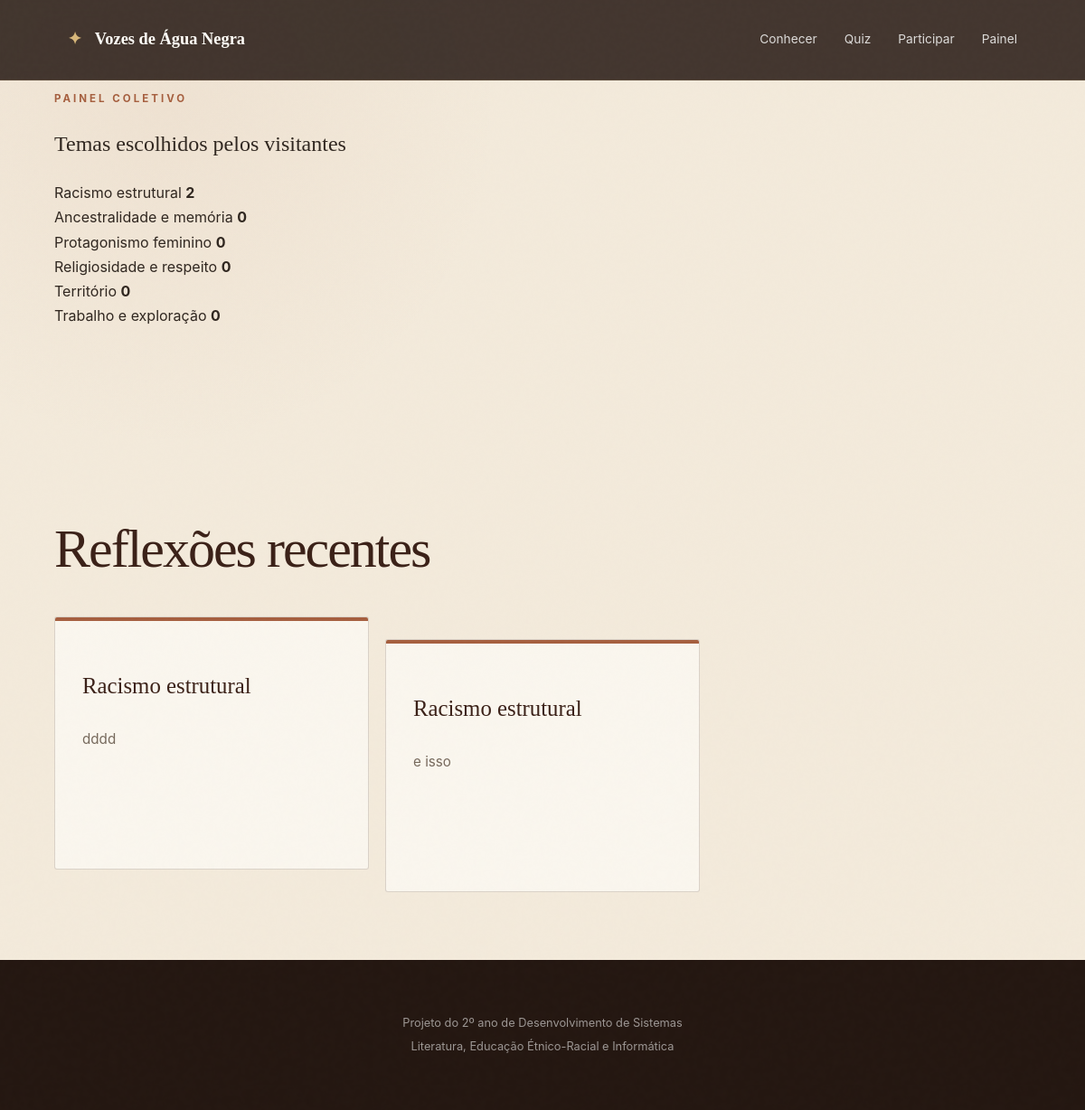
Page /painel on the committed database.
### tables this page shows
CREATE TABLE tema (
    id INTEGER PRIMARY KEY AUTOINCREMENT,
    nome TEXT NOT NULL,
    texto TEXT NOT NULL
);

CREATE TABLE voto (
    id INTEGER PRIMARY KEY AUTOINCREMENT,
    tema_id INTEGER NOT NULL,
    reflexao TEXT NOT NULL,
    criado_em TEXT DEFAULT CURRENT_TIMESTAMP,

    FOREIGN KEY (tema_id)
        REFERENCES tema(id)
);

### app.py (the view)
@app.route("/painel")
def painel():
    conexao = conectar()
    contagem = conexao.execute("""
        SELECT
            tema.nome,
            COUNT(voto.id) AS total
        FROM tema
        LEFT JOIN voto
            ON voto.tema_id = tema.id
        GROUP BY
            tema.id,
            tema.nome
        ORDER BY
            total DESC,
            tema.nome
    """).fetchall()
    reflexoes = conexao.execute("""
        SELECT
            tema.nome,
            voto.reflexao
        FROM voto
        JOIN tema
            ON tema.id = voto.tema_id
        ORDER BY voto.id DESC
        LIMIT 8
    """).fetchall()
    conexao.close()
    maior = max(
        (item["total"] for item in contagem),
        default=0
    )
    return render_template(
        "painel.html",
        contagem=contagem,
        reflexoes=reflexoes,
        maior=maior
    )

### app.py (called while the page is built)
def conectar():
    if not CAMINHO_BANCO.exists():
        raise FileNotFoundError(
            "O arquivo torto_arado.db não foi encontrado. "
            "Verifique se ele está na mesma pasta de app.py. "
            "Se ainda não foi criado, execute criar_banco.py uma vez."
        )
    conexao = sqlite3.connect(CAMINHO_BANCO)
    conexao.execute("PRAGMA foreign_keys = ON")
    conexao.row_factory = sqlite3.Row
    return conexao

### templates/painel.html (shortened to what this page needs)
{% extends "base.html" %}
{% block conteudo %}
<section class="secao">
    <span class="rotulo">
        PAINEL COLETIVO
    </span>
    <h1>
        Temas escolhidos pelos visitantes
    </h1>
    <div class="barras">
        {% for item in contagem %}
        <div class="linha-barra">
            <div class="nome-barra">
                <span>
                    {{ item["nome"] }}
                </span>
                <strong>
                    {{ item["total"] }}
                </strong>
            </div>
        </div>
        {% endfor %}
    </div>
</section>
<section class="secao">
    <h2>
        Reflexões recentes
    </h2>
    <div class="grade">
        {% for item in reflexoes %}
        <article class="cartao">
            <h3>
                {{ item["nome"] }}
            </h3>
            <p>
                {{ item["reflexao"] }}
            </p>
        </article>
        {% else %}
        <p>
            Ainda não existem respostas registradas.
        </p>
        {% endfor %}
    </div>
</section>
{% endblock %}

### static/estilo.css (style rules this page uses)
:root { --terra-profunda: #3b2118; --terra: #70402d; --barro: #a65f3f; --barro-claro: #c9825e; --folha: #485844; --folha-clara: #69745e; --palha: #d7b77a; --papel: #f3eadb; --papel-claro: #faf6ee; --papel-escuro: #e5d7c2; --texto: #302720; --texto-suave: #76695c; --branco: #fffdf8; --sombra: rgba(55, 35, 24, 0.12); --borda: rgba(74, 44, 32, 0.18); }
* { box-sizing: border-box; }
html { scroll-behavior: smooth; }
body { margin: 0; background: radial-gradient( circle at 15% 10%, rgba(166, 95, 63, 0.06), transparent 25% ), var(--papel); color: var(--texto); font-family: "Inter", "Segoe UI", Arial, sans-serif; line-height: 1.7; }
body::before { content: ""; position: fixed; inset: 0; z-index: 9999; pointer-events: none; opacity: 0.035; }
.secao { padding: 100px 0; }
h1, h2, h3 { font-family: Georgia, "Times New Roman", serif; font-weight: normal; }
h2 { margin: 15px 0 30px; color: var(--terra-profunda); font-size: clamp(2.7rem, 5vw, 5rem); line-height: 0.98; letter-spacing: -2px; }
.sobretitulo, .rotulo { display: block; color: var(--barro); font-size: 0.72rem; font-weight: bold; letter-spacing: 3px; text-transform: uppercase; }
.grade { display: grid; grid-template-columns: repeat(3, 1fr); gap: 18px; margin-top: 45px; }
.cartao { position: relative; min-height: 280px; padding: 30px; background: var(--papel-claro); border: 1px solid var(--borda); border-radius: 3px; overflow: hidden; transition: transform 0.25s ease, box-shadow 0.25s ease; }
.cartao:nth-child(2), .cartao:nth-child(5) { transform: translateY(25px); }
.cartao::before { content: ""; position: absolute; top: 0; left: 0; width: 100%; height: 4px; background: var(--barro); }
.cartao h3 { color: var(--terra-profunda); font-size: 1.55rem; }
.cartao p { color: var(--texto-suave); font-size: 0.95rem; }

### rows in the picture
tema: nome "Racismo estrutural", total "2"
tema: nome "Ancestralidade e memória", total "0"
tema: nome "Protagonismo feminino", total "0"
tema: nome "Religiosidade e respeito", total "0"
tema: nome "Território", total "0"
tema: nome "Trabalho e exploração", total "0"
voto: nome "Racismo estrutural", reflexao "dddd"
voto: nome "Racismo estrutural", reflexao "e isso"
